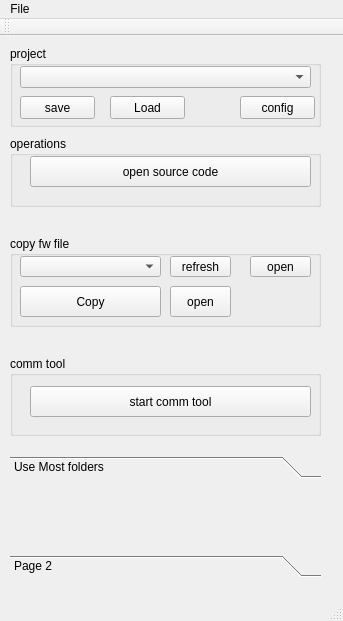
<?xml version="1.0" encoding="UTF-8"?>
<ui version="4.0">
 <class>MainWindow</class>
 <widget class="QMainWindow" name="MainWindow">
  <property name="geometry">
   <rect>
    <x>0</x>
    <y>0</y>
    <width>343</width>
    <height>621</height>
   </rect>
  </property>
  <property name="windowTitle">
   <string>qf pc assistant</string>
  </property>
  <widget class="QWidget" name="centralWidget">
   <widget class="QGroupBox" name="groupBox">
    <property name="geometry">
     <rect>
      <x>10</x>
      <y>10</y>
      <width>311</width>
      <height>81</height>
     </rect>
    </property>
    <property name="title">
     <string>project</string>
    </property>
    <widget class="QComboBox" name="comboBox_prjName">
     <property name="geometry">
      <rect>
       <x>10</x>
       <y>20</y>
       <width>291</width>
       <height>22</height>
      </rect>
     </property>
    </widget>
    <widget class="QPushButton" name="pushButton_config">
     <property name="geometry">
      <rect>
       <x>230</x>
       <y>50</y>
       <width>75</width>
       <height>23</height>
      </rect>
     </property>
     <property name="text">
      <string>config</string>
     </property>
    </widget>
    <widget class="QPushButton" name="pushButton_configLoad">
     <property name="geometry">
      <rect>
       <x>100</x>
       <y>50</y>
       <width>75</width>
       <height>23</height>
      </rect>
     </property>
     <property name="text">
      <string>Load</string>
     </property>
    </widget>
    <widget class="QPushButton" name="pushButton_configSave">
     <property name="geometry">
      <rect>
       <x>10</x>
       <y>50</y>
       <width>75</width>
       <height>23</height>
      </rect>
     </property>
     <property name="text">
      <string>save</string>
     </property>
    </widget>
   </widget>
   <widget class="QGroupBox" name="groupBox_2">
    <property name="geometry">
     <rect>
      <x>10</x>
      <y>100</y>
      <width>311</width>
      <height>71</height>
     </rect>
    </property>
    <property name="title">
     <string>operations</string>
    </property>
    <widget class="QPushButton" name="pushButton_openFolder">
     <property name="geometry">
      <rect>
       <x>20</x>
       <y>20</y>
       <width>281</width>
       <height>31</height>
      </rect>
     </property>
     <property name="text">
      <string>open source code</string>
     </property>
    </widget>
   </widget>
   <widget class="QGroupBox" name="groupBox_3">
    <property name="geometry">
     <rect>
      <x>10</x>
      <y>200</y>
      <width>311</width>
      <height>91</height>
     </rect>
    </property>
    <property name="title">
     <string>copy fw file</string>
    </property>
    <widget class="QPushButton" name="pushButton_copy">
     <property name="geometry">
      <rect>
       <x>10</x>
       <y>50</y>
       <width>141</width>
       <height>31</height>
      </rect>
     </property>
     <property name="text">
      <string>Copy</string>
     </property>
    </widget>
    <widget class="QComboBox" name="comboBox_drivePath">
     <property name="geometry">
      <rect>
       <x>10</x>
       <y>20</y>
       <width>141</width>
       <height>21</height>
      </rect>
     </property>
    </widget>
    <widget class="QPushButton" name="pushButton_refreshDrives">
     <property name="geometry">
      <rect>
       <x>160</x>
       <y>20</y>
       <width>61</width>
       <height>21</height>
      </rect>
     </property>
     <property name="text">
      <string>refresh</string>
     </property>
    </widget>
    <widget class="QPushButton" name="pushButton_ejectUsb">
     <property name="geometry">
      <rect>
       <x>240</x>
       <y>20</y>
       <width>61</width>
       <height>21</height>
      </rect>
     </property>
     <property name="text">
      <string>open</string>
     </property>
    </widget>
    <widget class="QPushButton" name="pushButton_ejectUsb_2">
     <property name="geometry">
      <rect>
       <x>160</x>
       <y>50</y>
       <width>61</width>
       <height>31</height>
      </rect>
     </property>
     <property name="text">
      <string>open</string>
     </property>
    </widget>
   </widget>
   <widget class="QGroupBox" name="groupBox_4">
    <property name="geometry">
     <rect>
      <x>10</x>
      <y>320</y>
      <width>311</width>
      <height>80</height>
     </rect>
    </property>
    <property name="title">
     <string>comm tool</string>
    </property>
    <widget class="QPushButton" name="pushButton_startCommTool">
     <property name="geometry">
      <rect>
       <x>20</x>
       <y>30</y>
       <width>281</width>
       <height>31</height>
      </rect>
     </property>
     <property name="text">
      <string>start comm tool</string>
     </property>
    </widget>
   </widget>
   <widget class="QToolBox" name="toolBox">
    <property name="geometry">
     <rect>
      <x>10</x>
      <y>420</y>
      <width>311</width>
      <height>121</height>
     </rect>
    </property>
    <property name="currentIndex">
     <number>0</number>
    </property>
    <widget class="QWidget" name="page">
     <property name="geometry">
      <rect>
       <x>0</x>
       <y>0</y>
       <width>311</width>
       <height>69</height>
      </rect>
     </property>
     <attribute name="label">
      <string>Use Most folders</string>
     </attribute>
    </widget>
    <widget class="QWidget" name="page_2">
     <property name="geometry">
      <rect>
       <x>0</x>
       <y>0</y>
       <width>311</width>
       <height>69</height>
      </rect>
     </property>
     <attribute name="label">
      <string>Page 2</string>
     </attribute>
    </widget>
   </widget>
  </widget>
  <widget class="QMenuBar" name="menuBar">
   <property name="geometry">
    <rect>
     <x>0</x>
     <y>0</y>
     <width>343</width>
     <height>23</height>
    </rect>
   </property>
   <widget class="QMenu" name="menuFile">
    <property name="title">
     <string>File</string>
    </property>
    <addaction name="actionAdd_project"/>
   </widget>
   <addaction name="menuFile"/>
  </widget>
  <widget class="QToolBar" name="mainToolBar">
   <attribute name="toolBarArea">
    <enum>TopToolBarArea</enum>
   </attribute>
   <attribute name="toolBarBreak">
    <bool>false</bool>
   </attribute>
  </widget>
  <widget class="QStatusBar" name="statusBar"/>
  <action name="actionAdd_project">
   <property name="text">
    <string>add project</string>
   </property>
  </action>
 </widget>
 <layoutdefault spacing="6" margin="11"/>
 <resources/>
 <connections/>
</ui>
